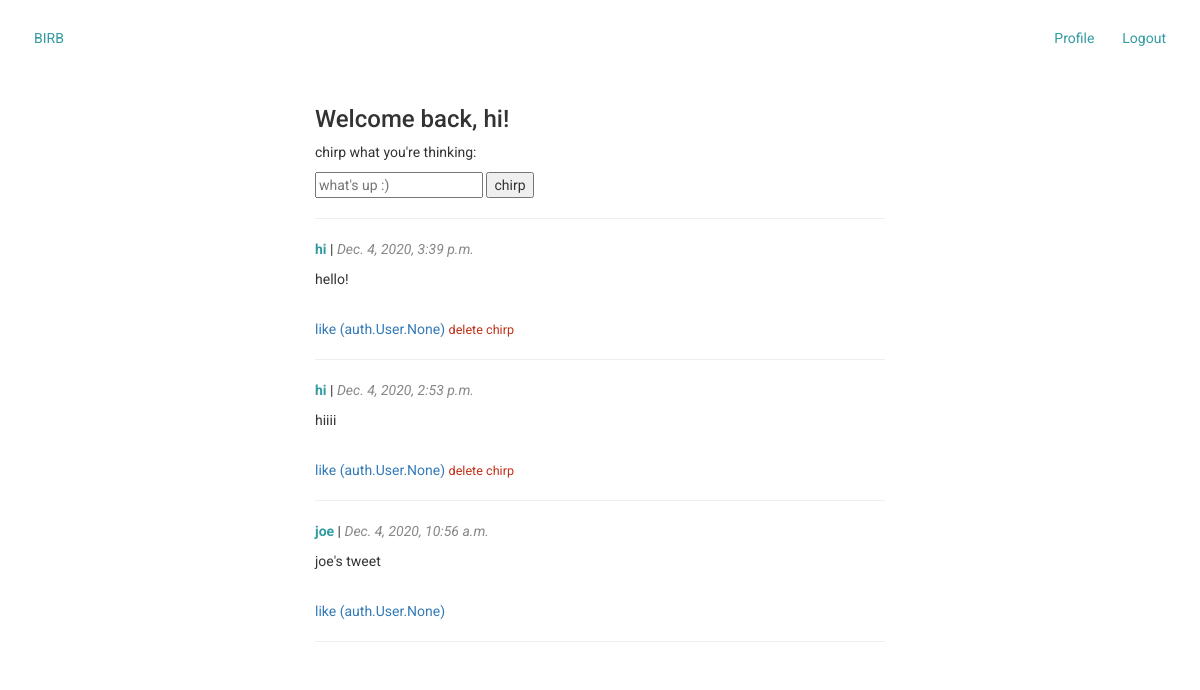
Page / (signed in) on the earlier database version.
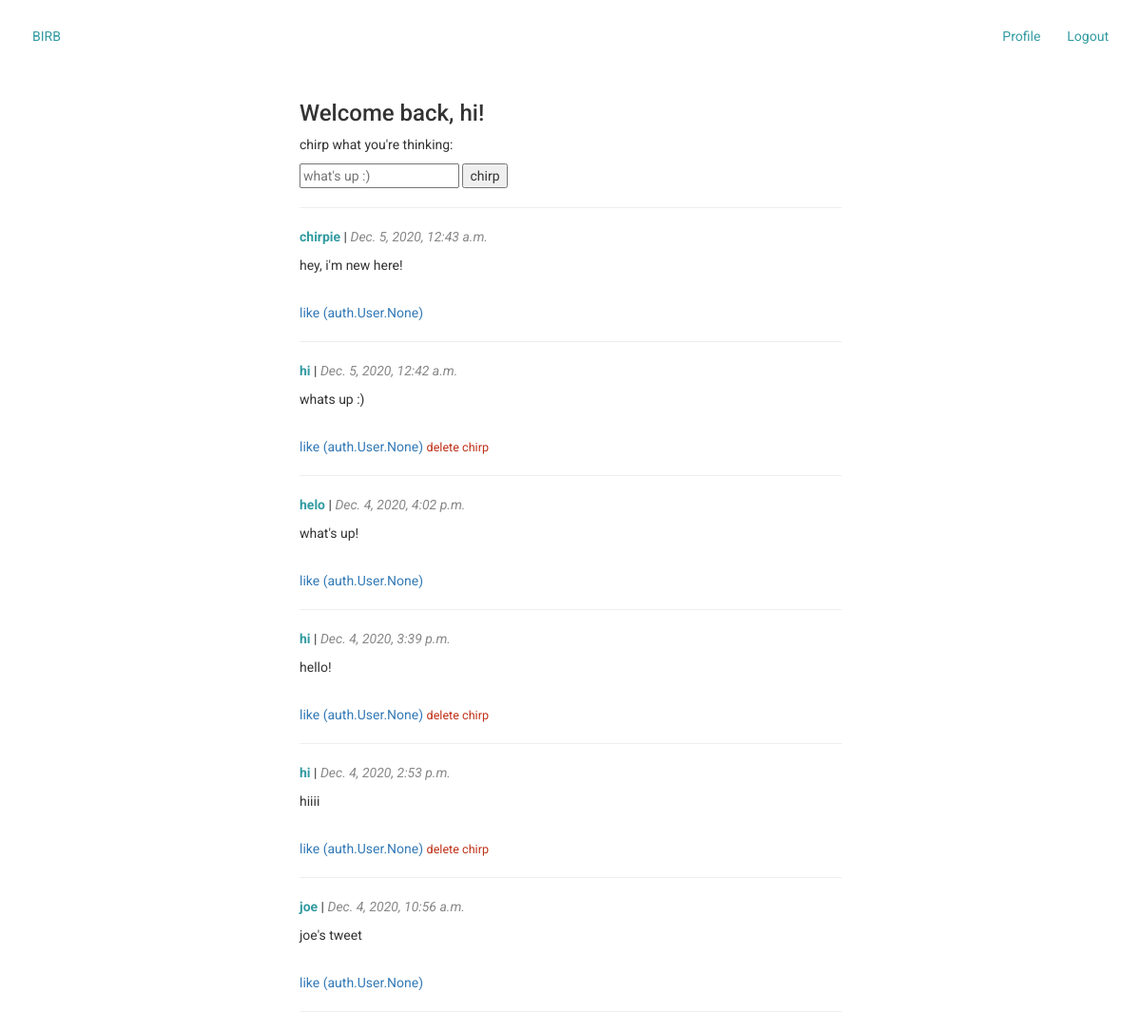
Same page on the later database version.
### main/models.py (models this page shows, shortened)
class Chirp(models.Model):
    body = models.TextField(max_length=300)
    author = models.ForeignKey(User, on_delete=models.DO_NOTHING, null=True)
    created_at = models.DateTimeField()
    hashtags = models.ManyToManyField(Hashtag)
    likes = models.ManyToManyField(User, related_name='likes')

### main/views.py (the view, shortened to what this page needs)
# urls.py: path('', views.main_view, name='main_view'),
def main_view(request):
    chirps = Chirp.objects.all().order_by('-created_at')
    return render(request, 'main.html', {'chirps': chirps})

### main/templates/main.html (shortened to what this page needs)
{% extends 'base.html' %}
{% load static %}
{% block styles %}
    {% if user.is_authenticated %}
        <link rel="stylesheet" href="{% static 'css/chirp_list.css' %}">
    {% endif %}
{% endblock %}
{% block content %}
    {% if user.is_authenticated %}
        <h3>Welcome back, {{user.username}}!</h3>
        <form method="POST" action="/">
            <p>chirp what you're thinking:</p>
            <input name="body" placeholder="what's up :)"/>
            <input type="submit" value="chirp"/>
        </form>
        <hr/>
        {% for chirp in chirps %}
            <div class="chirp-card">
                <p><span class="chirp-username"><b>
                    <a href="{% url 'user_view' username=chirp.author.username %}">{{ chirp.author.username }}</a>
                </b></span> |
                    <span class="chirp-created-at"><i>{{ chirp.created_at }}</i></span></p>
                <p>{{ chirp.body }}</p>
                <br>
                <span><a href="/like?id={{chirp.id}}">like ({{ chirp.likes }})</a></span>
                {% if chirp.author == user %}
                    <span class="chirp-delete"><a href="delete?id={{chirp.id}}">delete chirp</a></span>
                {% endif %}
                <hr/>
            </div>
        {% endfor %}
    {% endif %}
{% endblock %}

### main/templates/base.html (shortened to what this page needs)
{% load static %}
<!doctype html>
<html lang="en">
  <head>
    <link rel="stylesheet" href="https://maxcdn.bootstrapcdn.com/bootstrap/3.4.1/css/bootstrap.min.css">
    <link rel="stylesheet" href="{% static 'css/base.css' %}">
    {% block styles %}
    {% endblock %}
  </head>
  <body>
    {% if user.is_authenticated %}
    <div class="nav-menu">
        <ul>
            <li class="nav-item"><a href="/">BIRB</a></li>
            <li class="nav-item" style="float:right"><a href="/logout/">Logout</a></li>
            <li class="nav-item" style="float:right"><a href="{% url 'user_view' username=request.user.username %}">Profile</a></li>
        </ul>
    </div>
    {% endif %}
    <div class="container">
        {% block content %}
        {% endblock %}
    </div>
  </body>
</html>

### main/static/css/base.css (style rules this page uses)
* { font-family: 'Roboto', sans-serif; }
body { align-items: center; }
a { text-decoration: none; }
.nav-menu ul { list-style-type: none; padding: 20px; overflow: hidden; }
.nav-item { float: left; display: inline; }
.nav-item a { display: block; padding: 8px 14px; color: #329ba1; }
.container { margin: auto; max-width: 600px; }

### main/static/css/chirp_list.css (style rules this page uses)
.chirp-card { margin: 20px auto; }
.chirp-username a { color: #329ba1; }
.chirp-username { color: #329ba1; }
.chirp-delete a { color: #bf3017; font-size: 90%; }
.chirp-created-at { color: #878787; }

Differences in the rows shown:
added Chirp: author.username "chirpie", created_at "Dec. 5, 2020, 12:43 a.m.", body "hey, i'm new here!", likes "auth.User.None"
added Chirp: author.username "hi", created_at "Dec. 5, 2020, 12:42 a.m.", body "whats up :)", likes "auth.User.None"
added Chirp: author.username "helo", created_at "Dec. 4, 2020, 4:02 p.m.", body "what's up!", likes "auth.User.None"
